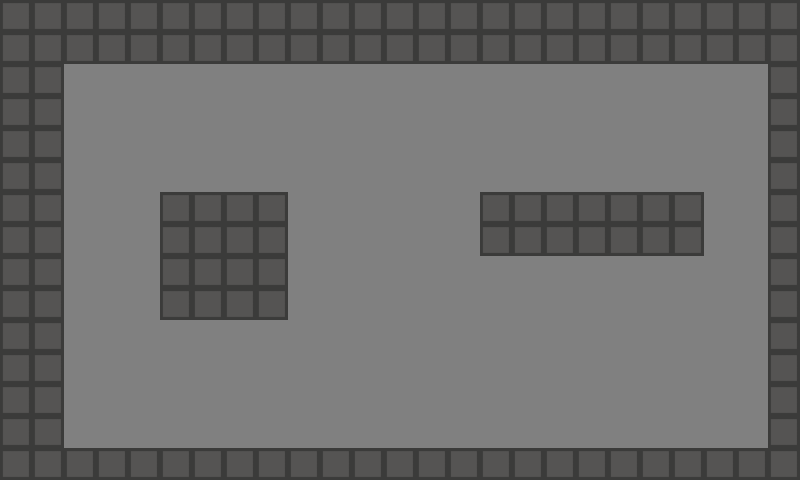

This game map was drawn from its Tiled (.tmx) file and the tilesets committed beside it. A one-line description and the trimmed map source follow:
An orthogonal 25x15 tile map with 32x32 px tiles, 1 tile layer (Tile Layer 1).

<map version="1.0" orientation="orthogonal" renderorder="right-down" width="25" height="15" tilewidth="32" tileheight="32" backgroundcolor="#808080">
 <tileset firstgid="1" name="base" tilewidth="32" tileheight="32">
  <image source="border.bmp" width="32" height="32" />
 </tileset>
 <layer name="Tile Layer 1" width="25" height="15">
  <data>[375 cells, 141 non-empty, 1 distinct tile ids]</data>
 </layer>
</map>
